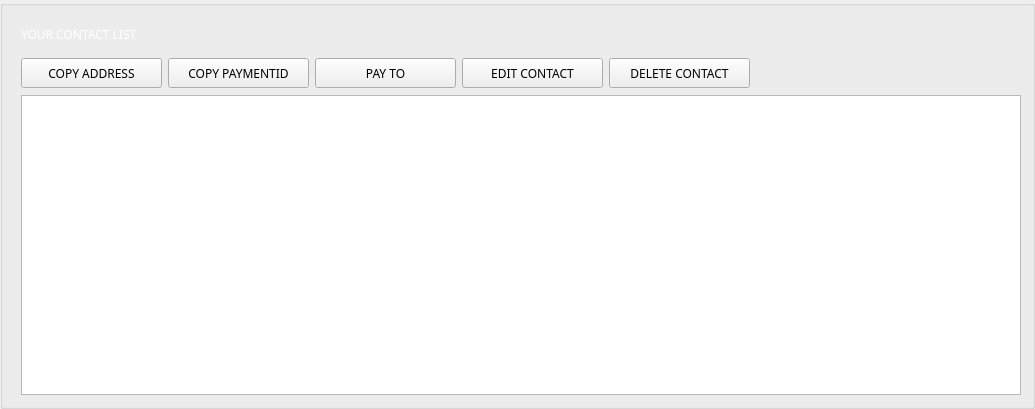
       <widget class="QGroupBox" name="addressBookBox">
        <property name="sizePolicy">
         <sizepolicy hsizetype="Expanding" vsizetype="Expanding">
          <horstretch>0</horstretch>
          <verstretch>0</verstretch>
         </sizepolicy>
        </property>
        <property name="styleSheet">
         <string notr="true"/>
        </property>
        <property name="title">
         <string/>
        </property>
        <layout class="QGridLayout" name="gridLayout_7">
         <property name="leftMargin">
          <number>18</number>
         </property>
         <item row="0" column="0" colspan="2">
          <widget class="QLabel" name="title_addressBook">
           <property name="minimumSize">
            <size>
             <width>0</width>
             <height>35</height>
            </size>
           </property>
           <property name="font">
            <font>
             <family>Poppins</family>
            </font>
           </property>
           <property name="styleSheet">
            <string notr="true">color: #fff;
background: transparent;
border: none;
text-align: left;
</string>
           </property>
           <property name="text">
            <string>YOUR CONTACT LIST</string>
           </property>
          </widget>
         </item>
         <item row="1" column="0">
          <widget class="QPushButton" name="b1_copyAddressButton_2">
           <property name="sizePolicy">
            <sizepolicy hsizetype="Preferred" vsizetype="Preferred">
             <horstretch>0</horstretch>
             <verstretch>0</verstretch>
            </sizepolicy>
           </property>
           <property name="minimumSize">
            <size>
             <width>141</width>
             <height>30</height>
            </size>
           </property>
           <property name="maximumSize">
            <size>
             <width>16777215</width>
             <height>30</height>
            </size>
           </property>
           <property name="font">
            <font>
             <family>Poppins</family>
            </font>
           </property>
           <property name="styleSheet">
            <string notr="true">/* This button style is handled automatically by OverviewFrame:setStyles() (in OverviewFrame.cpp) */</string>
           </property>
           <property name="text">
            <string>COPY ADDRESS</string>
           </property>
          </widget>
         </item>
         <item row="1" column="1">
          <widget class="QPushButton" name="b1_copyPaymentIdButton">
           <property name="sizePolicy">
            <sizepolicy hsizetype="Preferred" vsizetype="Preferred">
             <horstretch>0</horstretch>
             <verstretch>0</verstretch>
            </sizepolicy>
           </property>
           <property name="minimumSize">
            <size>
             <width>141</width>
             <height>30</height>
            </size>
           </property>
           <property name="maximumSize">
            <size>
             <width>16777215</width>
             <height>30</height>
            </size>
           </property>
           <property name="font">
            <font>
             <family>Poppins</family>
            </font>
           </property>
           <property name="styleSheet">
            <string notr="true">/* This button style is handled automatically by OverviewFrame:setStyles() (in OverviewFrame.cpp) */</string>
           </property>
           <property name="text">
            <string>COPY PAYMENTID</string>
           </property>
          </widget>
         </item>
         <item row="1" column="2">
          <widget class="QPushButton" name="b1_payToButton">
           <property name="sizePolicy">
            <sizepolicy hsizetype="Preferred" vsizetype="Preferred">
             <horstretch>0</horstretch>
             <verstretch>0</verstretch>
            </sizepolicy>
           </property>
           <property name="minimumSize">
            <size>
             <width>141</width>
             <height>30</height>
            </size>
           </property>
           <property name="maximumSize">
            <size>
             <width>16777215</width>
             <height>30</height>
            </size>
           </property>
           <property name="font">
            <font>
             <family>Poppins</family>
            </font>
           </property>
           <property name="styleSheet">
            <string notr="true">/* This button style is handled automatically by OverviewFrame:setStyles() (in OverviewFrame.cpp) */</string>
           </property>
           <property name="text">
            <string>PAY TO</string>
           </property>
          </widget>
         </item>
         <item row="1" column="3">
          <widget class="QPushButton" name="b1_editAddressButton">
           <property name="sizePolicy">
            <sizepolicy hsizetype="Preferred" vsizetype="Preferred">
             <horstretch>0</horstretch>
             <verstretch>0</verstretch>
            </sizepolicy>
           </property>
           <property name="minimumSize">
            <size>
             <width>141</width>
             <height>30</height>
            </size>
           </property>
           <property name="maximumSize">
            <size>
             <width>16777215</width>
             <height>30</height>
            </size>
           </property>
           <property name="font">
            <font>
             <family>Poppins</family>
            </font>
           </property>
           <property name="styleSheet">
            <string notr="true">/* This button style is handled automatically by OverviewFrame:setStyles() (in OverviewFrame.cpp) */</string>
           </property>
           <property name="text">
            <string>EDIT CONTACT</string>
           </property>
          </widget>
         </item>
         <item row="1" column="4">
          <widget class="QPushButton" name="b1_deleteAddressButton">
           <property name="sizePolicy">
            <sizepolicy hsizetype="Preferred" vsizetype="Preferred">
             <horstretch>0</horstretch>
             <verstretch>0</verstretch>
            </sizepolicy>
           </property>
           <property name="minimumSize">
            <size>
             <width>141</width>
             <height>30</height>
            </size>
           </property>
           <property name="maximumSize">
            <size>
             <width>16777215</width>
             <height>30</height>
            </size>
           </property>
           <property name="font">
            <font>
             <family>Poppins</family>
            </font>
           </property>
           <property name="styleSheet">
            <string notr="true">/* This button style is handled automatically by OverviewFrame:setStyles() (in OverviewFrame.cpp) */</string>
           </property>
           <property name="text">
            <string>DELETE CONTACT</string>
           </property>
          </widget>
         </item>
         <item row="1" column="5">
          <widget class="QLabel" name="emptyLabelForAlignment">
           <property name="sizePolicy">
            <sizepolicy hsizetype="Expanding" vsizetype="Expanding">
             <horstretch>0</horstretch>
             <verstretch>0</verstretch>
            </sizepolicy>
           </property>
           <property name="minimumSize">
            <size>
             <width>0</width>
             <height>31</height>
            </size>
           </property>
           <property name="maximumSize">
            <size>
             <width>16777215</width>
             <height>50</height>
            </size>
           </property>
           <property name="sizeIncrement">
            <size>
             <width>0</width>
             <height>0</height>
            </size>
           </property>
           <property name="styleSheet">
            <string notr="true">border: none;</string>
           </property>
          </widget>
         </item>
         <item row="2" column="0" colspan="6">
          <widget class="QTreeView" name="m_addressBookView">
           <property name="minimumSize">
            <size>
             <width>1000</width>
             <height>300</height>
            </size>
           </property>
           <property name="styleSheet">
            <string notr="true"/>
           </property>
           <property name="sizeAdjustPolicy">
            <enum>QAbstractScrollArea::AdjustToContents</enum>
           </property>
           <property name="alternatingRowColors">
            <bool>true</bool>
           </property>
           <property name="indentation">
            <number>0</number>
           </property>
           <property name="rootIsDecorated">
            <bool>false</bool>
           </property>
           <property name="sortingEnabled">
            <bool>true</bool>
           </property>
           <attribute name="headerDefaultSectionSize">
            <number>150</number>
           </attribute>
           <attribute name="headerStretchLastSection">
            <bool>false</bool>
           </attribute>
          </widget>
         </item>
        </layout>
       </widget>
